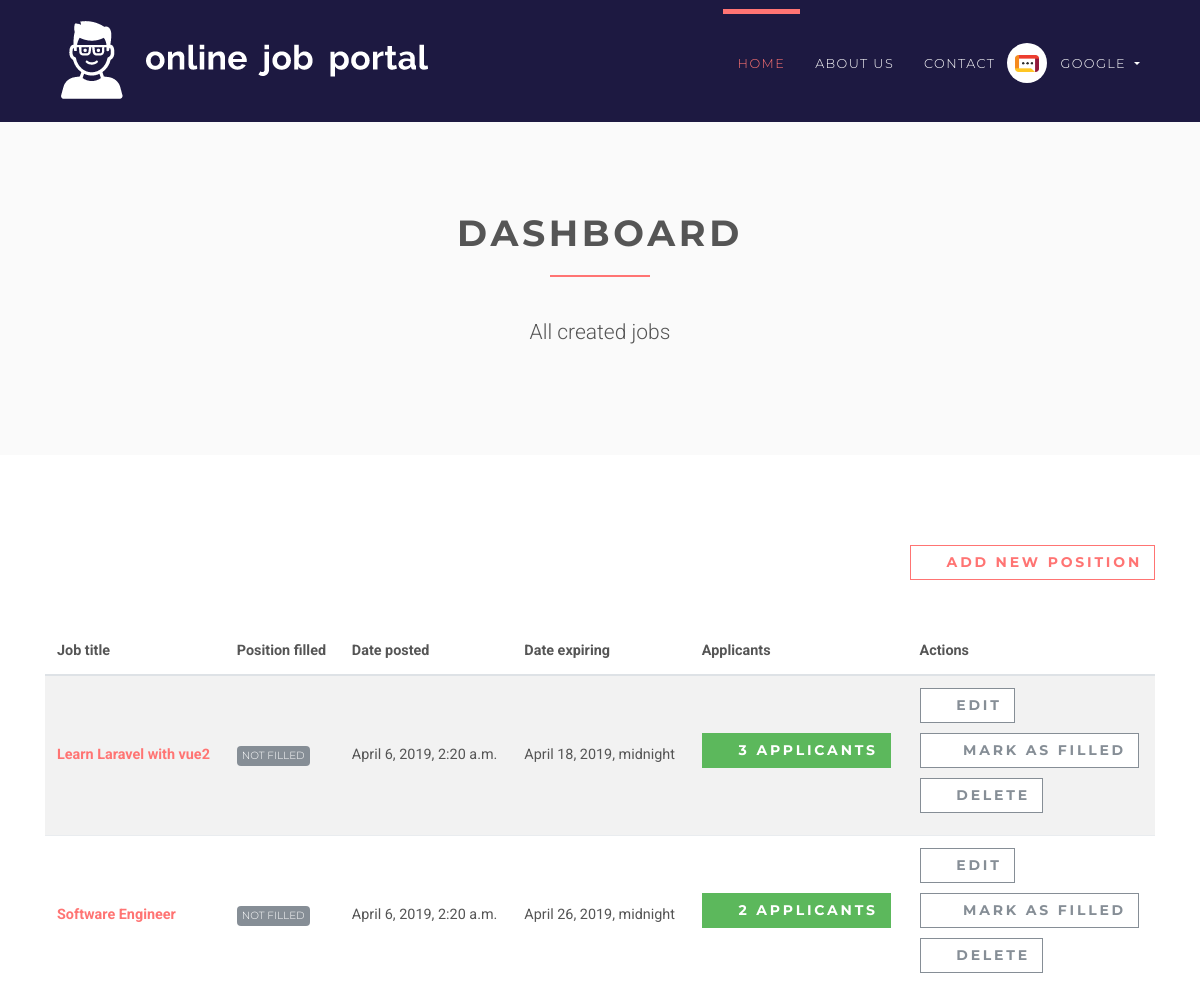
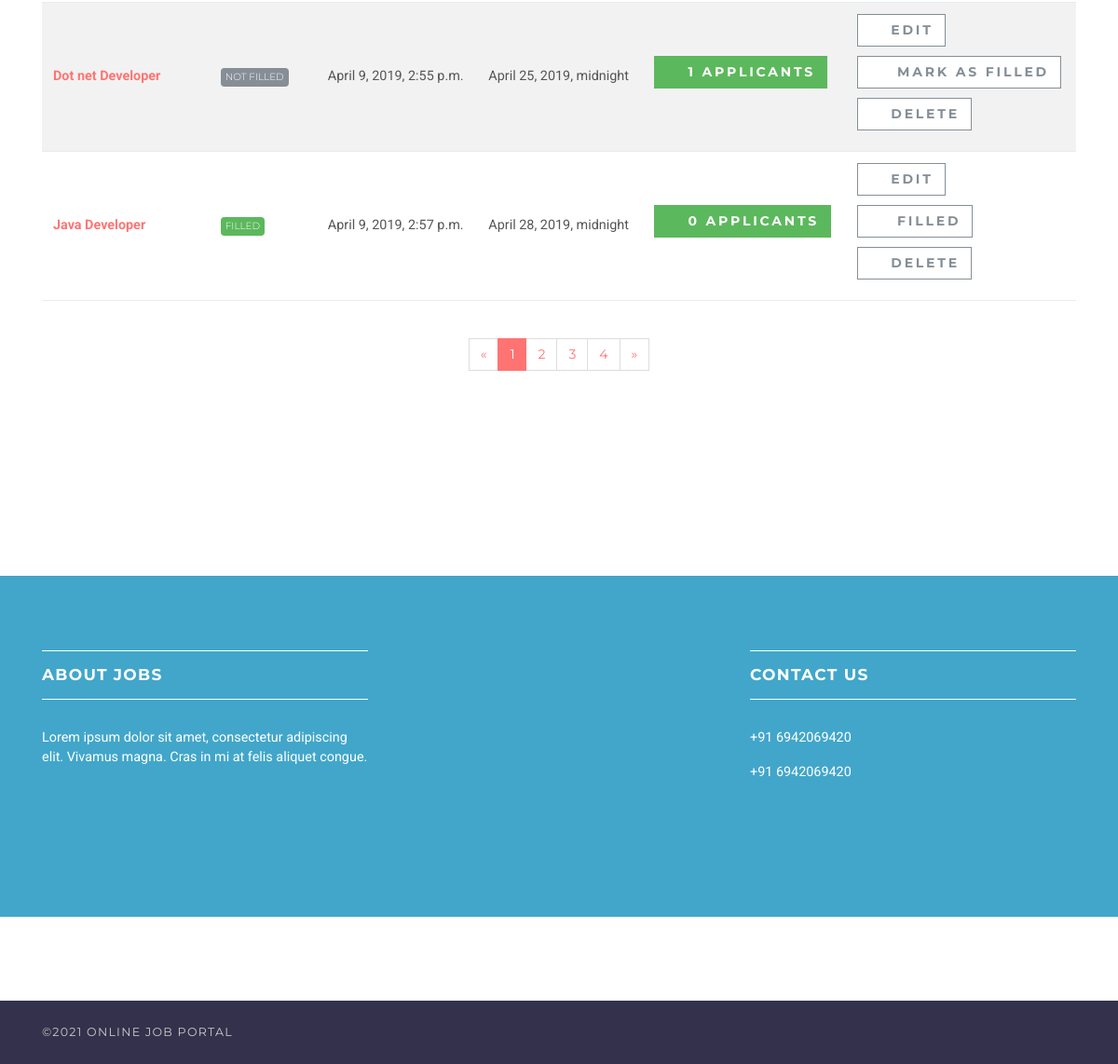
/employer/dashboard (signed in), run on the app's committed database (2 pictures, top to bottom).
### accounts/models.py (models this page shows, shortened)
class User(AbstractUser):
    username = None
    role = models.CharField(max_length=12, error_messages={
        'required': "Role must be provided"
    })
    gender = models.CharField(max_length=10, blank=True, null=True, default="")
    email = models.EmailField(unique=True, blank=False,
                              error_messages={
                                  'unique': "A user with that email already exists.",
                              })
    USERNAME_FIELD = "email"
    REQUIRED_FIELDS = []
    objects = UserManager()

### jobsapp/models.py (models this page shows, shortened)
class Job(models.Model):
    user = models.ForeignKey(User, on_delete=models.CASCADE)
    title = models.CharField(max_length=300)
    description = models.TextField()
    location = models.CharField(max_length=150)
    type = models.CharField(choices=JOB_TYPE, max_length=10)
    category = models.CharField(max_length=100)
    last_date = models.DateTimeField()
    company_name = models.CharField(max_length=100)
    company_description = models.CharField(max_length=300)
    website = models.CharField(max_length=100, default="")
    created_at = models.DateTimeField(default=timezone.now)
    filled = models.BooleanField(default=False)

### jobsapp/views/employer.py (the view)
# urls.py: path('', DashboardView.as_view(), name='employer-dashboard'),
class DashboardView(ListView):
    model = Job
    template_name = 'jobs/employer/dashboard.html'
    context_object_name = 'jobs'
    @method_decorator(login_required(login_url=reverse_lazy('accounts:login')))
    @method_decorator(user_is_employer)
    def dispatch(self, request, *args, **kwargs):
        return super().dispatch(self.request, *args, **kwargs)
    def get_queryset(self):
        return self.model.objects.filter(user_id=self.request.user.id)

### templates/jobs/employer/dashboard.html (shortened to what this page needs)
{% extends 'base.html' %}
{% load static %}
{% block content %}
    <section class="bg-light-gray">
        <div class="container">
            <div class="row">
                <div class="col-lg-8 mx-auto">
                    <h1 class="heading">dashboard</h1>
                    <p class="lead text-center">All created jobs</p>
                </div>
            </div>
        </div>
    </section>
    <section>
        <div class="container">
            <div class="row">
                <div class="col-lg-12 text-right mb-5"><a href="{% url 'jobs:employer-jobs-create' %}"
                                                          class="btn btn-outline-white-primary">
                    <i class="fa fa-plus"></i>Add new position</a></div>
                <div class="col-lg-12">
                    <div class="table-responsive">
                        <table class="table table-striped table-hover table-client-dashboard">
                            <thead>
                            <tr>
                                <th>Job title</th>
                                <th>Position filled</th>
                                <th>Date posted</th>
                                <th>Date expiring</th>
                                <th>Applicants</th>
                                <th>Actions</th>
                            </tr>
                            </thead>
                            <tbody>
                            {% for job in jobs %}
                                <tr>
                                    <th><a href="{% url 'jobs:jobs-detail' job.id %}">{{ job.title }}</a>
                                    </th>
                                    <td>
                                        {% if job.filled %}
                                            <span class="badge badge-success">Filled</span>
                                        {% else %}
                                            <span class="badge badge-secondary">Not Filled</span>
                                        {% endif %}
                                    </td>
                                    <td>{{ job.created_at }}</td>
                                    <td>{{ job.last_date }}</td>
                                    <td>
                                        <a href="{% url 'jobs:employer-dashboard-applicants' job.id %}"
                                           class="btn btn-success">
                                            <i class="fa fa-users"></i>{{ job.applicants.count }}
                                            <span class="hidden-xs hidden-sm">Applicants</span>
                                        </a>
                                    </td>
                                    <td>
                                        <a href="#" class="btn btn-outline-white-secondary">
                                            <i class="fa fa-edit"></i>Edit
                                        </a>
                                        <br>
                                        {% if job.filled %}
                                            <a href="{% url 'jobs:job-mark-filled' job.id %}"
                                               class="btn btn-outline-white-secondary">
                                                <i class="fa fa-check-circle-o"></i>
                                                <span class="hidden-xs hidden-sm">Filled</span>
                                            </a><br>
                                        {% else %}
                                            <a href="{% url 'jobs:job-mark-filled' job.id %}"
                                               class="btn btn-outline-white-secondary">
                                                <i class="fa fa-check-circle-o"></i>
                                                <span class="hidden-xs hidden-sm">Mark as </span>filled
                                            </a><br>
                                        {% endif %}
                                        <a href="#" class="btn btn-outline-white-secondary">
                                            <i class="fa fa-times-circle-o"></i>Delete
                                        </a>
                                    </td>
                                </tr>
                            {% endfor %}
                            </tbody>
                        </table>
                    </div>
                    <div class="pages">
                        <nav aria-label="Page navigation example" class="d-flex justify-content-center mt-4 mb-4">
                            <ul class="pagination">
                                <li class="page-item"><a href="#" aria-label="Previous" class="page-link"><span
                                        aria-hidden="true">«</span><span class="sr-only">Previous</span></a></li>
                                <li class="page-item active"><a href="#" class="page-link">1</a></li>
                                <li class="page-item"><a href="#" class="page-link">2</a></li>
                                <li class="page-item"><a href="#" class="page-link">3</a></li>
                                <li class="page-item"><a href="#" class="page-link">4</a></li>
                                <li class="page-item"><a href="#" aria-label="Next" class="page-link"><span
                                        aria-hidden="true">»</span><span class="sr-only">Next</span></a></li>
                            </ul>
                        </nav>
                    </div>
                </div>
            </div>
        </div>
    </section>
{% endblock %}

### templates/base.html (shortened to what this page needs)
{% load static %}
<!DOCTYPE html>
<html>
<head>
    <link rel="stylesheet"
          href="{% static 'vendor/bootstrap/css/bootstrap.min.css' %}">
    <link rel="stylesheet"
          href="{% static 'vendor/font-awesome/css/font-awesome.min.css' %}">
    <link rel="stylesheet"
          href="{% static 'vendor/owl.carousel/assets/owl.carousel.css' %}">
    <link rel="stylesheet"
          href="{% static 'vendor/owl.carousel/assets/owl.theme.default.css' %}">
    <link rel="stylesheet" href="{% static 'css/style.default.css' %}"
          id="theme-stylesheet">
    <link rel="stylesheet" href="{% static 'css/custom.css' %}">
</head>
<body>
<header class="header">
    <nav class="navbar navbar-expand-lg">
        <div class="container">
            <a href="/" class="navbar-brand">
                <img src="{% static 'img/logo-small.png' %}" alt="logo" class="d-none d-lg-block">
            </a>
            <div id="navbarSupportedContent" class="collapse navbar-collapse">
                <ul class="navbar-nav ml-auto">
                    <li class="nav-item active">
                        <a href="/" class="nav-link">Home <span class="sr-only">(current)</span></a>
                    </li>
                    <li class="nav-item">
                        <a href="#about" class="nav-link">About Us</a>
                    </li>
                    <li class="nav-item">
                        <a href="#about" class="nav-link">Contact</a>
                    </li>
                    {% if request.user.is_authenticated and request.user.role == 'employer' %}
                        <li class="nav-item dropdown">
                            <a id="clientZone" href="#" data-toggle="dropdown"
                               aria-haspopup="true" aria-expanded="false"
                               class="nav-link dropdown-toggle has-img mb-3 mb-lg-0 mt-3 mt-lg-0">
                                <div class="client-menu-image">
                                    <div class="inner">
                                        <img src="{% static 'img/company-1.png' %}"
                                             alt="company image"
                                             class="img-fluid">
                                    </div>
                                </div>
                                {% if request.user.role == 'employee' %}
                                    {{ request.user.first_name }} {{ request.user.last_name }}
                                {% else %}
                                    {{ request.user.first_name }}
                                {% endif %}
                            </a>
                        </li>
                    {% endif %}
                </ul>
            </div>
        </div>
    </nav>
</header>
<div>
    {% block content %} {% endblock %}
</div>
<footer class="footer">
    <section id="about">
        <div class="footer__block">
            <div class="container">
                <div class="row">
                    <div class="col-lg-4 col-md-12 mb-5">
                        <h4>About Jobs</h4>
                        <p> Lorem ipsum dolor sit amet, consectetur adipiscing elit. Vivamus magna. Cras in mi at felis
                            aliquet congue. </p>
                    </div>
                    <div class="col-lg-4 col-md-12 mb-5">
                    </div>
                    <div class="col-lg-4 col-md-12 mb-5">
                        <h4>Contact Us</h4>
                        <p> +91 6942069420</p>
                        <p> +91 6942069420</p>
                    </div>
                </div>
            </div>
        </div>
    </section>
    <div class="footer__copyright">
        <div class="container">
            <div class="row">
                <div class="col-md-6 text-md-left text-center">
                    <p>&copy;2021 Online Job Portal</p>
                </div>
            </div>
        </div>
    </div>
</footer>
</body>
</html>

### data on the page
User: user.first_name "GOOGLE"
Job: title "Learn Laravel with vue2", filled "NOT FILLED", created_at "April 6, 2019, 2:20 a.m.", last_date "April 18, 2019, midnight", applicants.count "3"
Job: title "Software Engineer", filled "NOT FILLED", created_at "April 6, 2019, 2:20 a.m.", last_date "April 26, 2019, midnight", applicants.count "2"
Job: title "Dot net Developer", filled "NOT FILLED", created_at "April 9, 2019, 2:55 p.m.", last_date "April 25, 2019, midnight", applicants.count "1"
Job: title "Java Developer", filled "FILLED", created_at "April 9, 2019, 2:57 p.m.", last_date "April 28, 2019, midnight", applicants.count "0"
